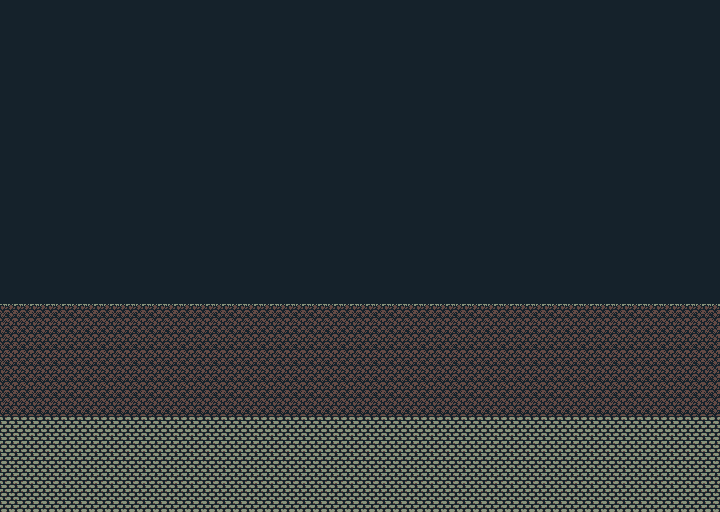

This game map was drawn from its Tiled (.tmx) file and the tilesets committed beside it. A one-line description and the trimmed map source follow:
An orthogonal 45x32 tile map with 16x16 px tiles, 4 tile layers (BACK, MID, GROUND, FRONT) and 4 objects.

<map version="1.0" orientation="orthogonal" renderorder="right-down" width="45" height="32" tilewidth="16" tileheight="16" nextobjectid="45">
 <tileset firstgid="1" name="night tiles" tilewidth="16" tileheight="16" spacing="1" tilecount="128" columns="16">
  <image source="../sprites/night_tiles.PNG" trans="ffffff" width="272" height="135" />
 </tileset>
 <layer name="BACK" width="45" height="32">
  <data>[1440 cells, 1440 non-empty, 1 distinct tile ids]</data>
 </layer>
 <layer name="MID" width="45" height="32">
  <data>[1440 cells, 0 non-empty, 0 distinct tile ids]</data>
 </layer>
 <layer name="GROUND" width="45" height="32">
  <data>[1440 cells, 585 non-empty, 3 distinct tile ids]</data>
 </layer>
 <layer name="FRONT" width="45" height="32">
  <data>[1440 cells, 0 non-empty, 0 distinct tile ids]</data>
 </layer>
 <objectgroup name="COLLISION">
  <object id="9" x="0" y="0" height="304" />
  <object id="31" x="0" y="304" width="720" height="208" />
  <object id="32" x="720" y="0" height="304" />
  <object id="33" x="848" y="-48" />
 </objectgroup>
</map>
